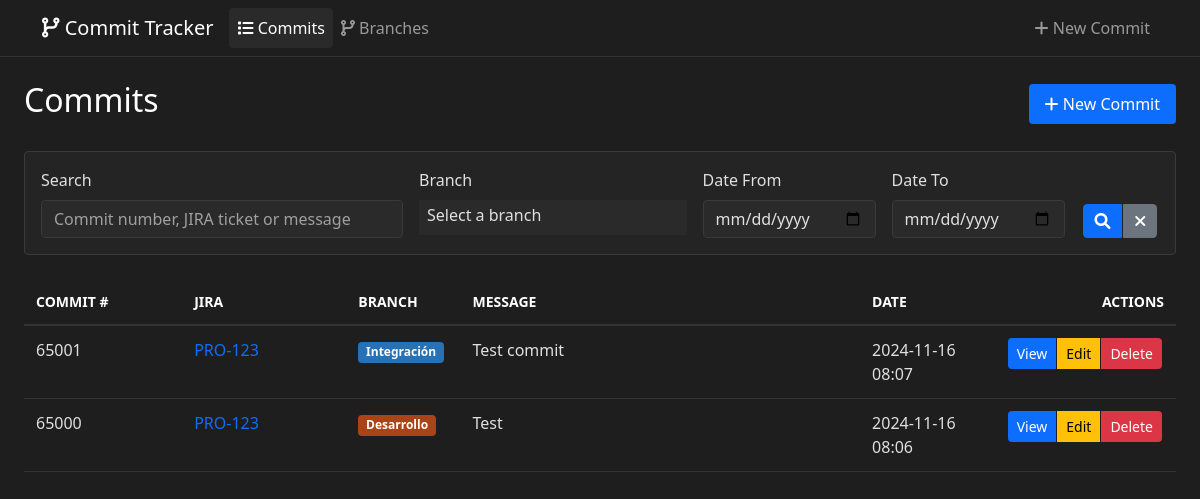
The page / on the database its author committed.
### app/models.py (models this page shows, shortened)
class Commit(db.Model):
    id = db.Column(db.Integer, primary_key=True)
    commit_number = db.Column(db.Integer, nullable=False)
    jira_ticket = db.Column(db.String(20), nullable=True)
    branch_id = db.Column(db.Integer, db.ForeignKey('branch.id'), nullable=False)
    commit_message = db.Column(db.String(200), nullable=False)
    long_comment = db.Column(db.Text)
    created_at = db.Column(db.DateTime, default=datetime.utcnow)
    attachments = db.relationship('Attachment', backref='commit', lazy=True, cascade='all, delete-orphan')
    transitions = db.relationship('BranchTransition',
                                back_populates='commit',
                                lazy=True,
                                cascade='all, delete-orphan')

class Branch(db.Model):
    id = db.Column(db.Integer, primary_key=True)
    name = db.Column(db.String(100), nullable=False, unique=True)
    description = db.Column(db.Text)
    active = db.Column(db.Boolean, default=True)
    color = db.Column(db.String(7), default='#6c757d')
    created_at = db.Column(db.DateTime, default=datetime.utcnow)
    order = db.Column(db.Integer, default=0)
    is_independent = db.Column(db.Boolean, default=False)
    commits = db.relationship('Commit', backref='branch', lazy=True)
    depends_on = db.relationship(
        'Branch', secondary='branch_dependencies',
        primaryjoin='Branch.id == branch_dependencies.c.branch_id',
        secondaryjoin='Branch.id == branch_dependencies.c.depends_on_id',
        backref=db.backref('dependent_branches', lazy='dynamic'),
        lazy='dynamic'
    )
    allowed_transitions_to = db.relationship(
        'Branch', secondary='allowed_transitions',
        primaryjoin='Branch.id == allowed_transitions.c.from_branch_id',
        secondaryjoin='Branch.id == allowed_transitions.c.to_branch_id',
        backref=db.backref('allowed_transitions_from', lazy='dynamic'),
        lazy='dynamic'
    )

### app/routes.py (the view, shortened to what this page needs)
@bp.route('/', methods=['GET'])
def index():
    search = request.args.get('search', '').strip()
    branch_id = request.args.get('branch_id', type=int)
    date_from = request.args.get('date_from')
    date_to = request.args.get('date_to')
    query = Commit.query
    if branch_id:
        query = query.filter(Commit.branch_id == branch_id)
    if date_from:
        try:
            date_from = datetime.strptime(date_from, '%Y-%m-%d')
            query = query.filter(Commit.created_at >= date_from)
        except ValueError:
            flash('Invalid date format for Date From', 'warning')
    commits = query.order_by(Commit.created_at.desc()).all()
    branches = Branch.query.order_by(Branch.name).all()
    return render_template('index.html',
                         commits=commits,
                         branches=branches,
                         search=request.args.get('search', ''),
                         branch_id=branch_id,
                         date_from=date_from,
                         date_to=date_to)

### app/templates/index.html (shortened to what this page needs)
{% extends "base.html" %}
{% block content %}
<div class="container-fluid px-4">
    <div class="d-flex justify-content-between align-items-center mb-4">
        <h1 class="h2">Commits</h1>
        <a href="{{ url_for('main.new_commit') }}" class="btn btn-new-commit">
            <i class="fas fa-plus"></i> New Commit
        </a>
    </div>
    <div class="card mb-4">
        <div class="card-body">
            <form method="GET" action="{{ url_for('main.index') }}" class="row g-3">
                <div class="col-md-4">
                    <label for="search" class="form-label">Search</label>
                    <input type="text" class="form-control" id="search" name="search"
                           value="{{ search }}" placeholder="Commit number, JIRA ticket or message">
                </div>
                <div class="col-md-3">
                    <label for="branch_id" class="form-label">Branch</label>
                </div>
                <div class="col-md-2">
                    <label for="date_from" class="form-label">Date From</label>
                    <input type="date" class="form-control" id="date_from" name="date_from"
                           value="{{ date_from.strftime('%Y-%m-%d') if date_from else '' }}">
                </div>
                <div class="col-md-2">
                    <label for="date_to" class="form-label">Date To</label>
                    <input type="date" class="form-control" id="date_to" name="date_to"
                           value="{{ date_to.strftime('%Y-%m-%d') if date_to else '' }}">
                </div>
                <div class="col-md-1 d-flex align-items-end">
                    <div class="btn-group w-100">
                        <button type="submit" class="btn btn-primary">
                            <i class="fas fa-search"></i>
                        </button>
                        <a href="{{ url_for('main.index') }}" class="btn btn-secondary">
                            <i class="fas fa-times"></i>
                        </a>
                    </div>
                </div>
            </form>
        </div>
    </div>
    <div class="table-responsive">
        <table class="table table-hover">
            <thead>
                <tr>
                    <th class="commit-number-col">Commit #</th>
                    <th class="jira-col">JIRA</th>
                    <th class="branch-col">Branch</th>
                    <th class="message-col">Message</th>
                    <th class="date-col">Date</th>
                    <th class="actions-col">Actions</th>
                </tr>
            </thead>
            <tbody>
                {% for commit in commits %}
                <tr>
                    <td>{{ commit.commit_number }}</td>
                    <td>
                        {% if commit.jira_ticket %}
                        <a href="https://educaria.atlassian.net/browse/{{ commit.jira_ticket }}" target="_blank" class="jira-link">{{ commit.jira_ticket }}</a>
                        {% else %}
                        <span class="text-muted">-</span>
                        {% endif %}
                    </td>
                    <td>
                        <span class="badge branch-badge"
                              style="background-color: {{ commit.branch.color }}"
                              data-bs-toggle="tooltip"
                              data-bs-placement="top"
                              data-bs-custom-class="custom-tooltip"
                              title="{{ commit.branch.description or 'No description available' }}">
                            {{ commit.branch.name }}
                        </span>
                    </td>
                    <td>{{ commit.commit_message }}</td>
                    <td>{{ commit.created_at.strftime('%Y-%m-%d %H:%M') }}</td>
                    <td>
                        <div class="btn-group">
                            <a href="{{ url_for('main.view_commit', id=commit.id) }}" class="btn view-btn">View</a>
                            <a href="{{ url_for('main.edit_commit', id=commit.id) }}" class="btn edit-btn">Edit</a>
                            <button type="button" class="btn delete-btn" data-bs-toggle="modal" data-bs-target="#deleteModal{{ commit.id }}">
                                Delete
                            </button>
                        </div>
                    </td>
                </tr>
                {% endfor %}
            </tbody>
        </table>
    </div>
</div>
{% endblock %}

### app/static/css/dark-theme.css (style rules this page uses)
:root { --dark-bg: #1a1a1a; --darker-bg: #141414; --dark-card: #242424; --dark-input: #2a2a2a; --dark-border: #3a3a3a; --dark-hover: #2c2c2c; --dark-text: #e0e0e0; --dark-text-muted: #a0a0a0; }
body { background-color: #1E1E1E; color: var(--dark-text); }
.table { color: var(--dark-text); background-color: transparent; }
.table thead th { background-color: #1E1E1E; border-bottom: 2px solid #333; color: #fff; }
.table td, .table th { border-color: #333; padding: 12px; }
.btn-primary { background-color: #0D6EFD; border-color: #0D6EFD; }
.btn-group .btn { padding: 0.25rem 0.5rem; margin: 0 2px; }
h1, h2, h3, h4, h5, h6 { color: #fff; }
.card { background-color: #242424; border: 1px solid #333; }
.form-control { background-color: #2A2A2A; border: 1px solid #333; color: var(--dark-text); }
.btn-new-commit { background-color: #0D6EFD; color: white; border: none; padding: 8px 16px; border-radius: 4px; }
.table thead th { font-weight: 600; text-transform: uppercase; font-size: 0.875rem; }
.commit-number-col { width: 20%; }
.branch-col { width: 15%; }
.message-col { width: 45%; }
.date-col { width: 12%; }
.actions-col { width: 8%; text-align: right; }
.table .btn { padding: 0.25rem 0.5rem; font-size: 0.875rem; }
.view-btn { background-color: #0D6EFD; color: white; }
.edit-btn { background-color: #FFC107; color: black; }
.delete-btn { background-color: #DC3545; color: white; }

### app/templates/index.html (style rules this page uses)
.commit-number-col { width: 15%; }
.jira-col { width: 15%; min-width: 120px; }
.branch-col { width: 10%; min-width: 100px; }
.message-col { width: 40%; }
.date-col { width: 12%; min-width: 110px; }
.actions-col { width: 8%; min-width: 100px; text-align: right; }
.jira-link { color: #0D6EFD; text-decoration: none; }
.branch-badge { cursor: help; }
.card { background-color: var(--dark-card); border: 1px solid var(--dark-border); }
.form-control, .form-select { background-color: var(--dark-input); border-color: var(--dark-border); color: var(--dark-text); }
.form-control::placeholder { color: var(--dark-text-muted); }

### rows shown on the page
Commit: commit_number "65001", jira_ticket "PRO-123", branch.name "Integración", commit_message "Test commit", created_at "2024-11-16 08:07"
Commit: commit_number "65000", jira_ticket "PRO-123", branch.name "Desarrollo", commit_message "Test", created_at "2024-11-16 08:06"
